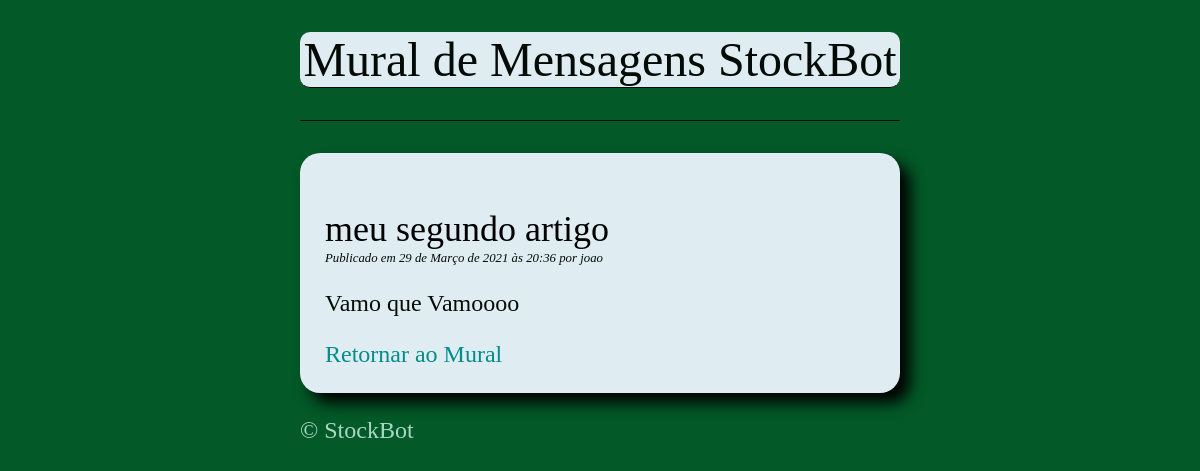
/blog/meu-segundo-artigo/, run on the app's committed database.
### blog/models.py (models this page shows, shortened)
class Post(models.Model): #subclass da Model o nome é post pois haverão postagens
    title = models.CharField(max_length=255) # Todo post necessita um Título e o maximo serão 255 caracteres
    slug = models.SlugField(max_length=255, unique = True) # é o texto na url dos posts, por exemplo www.meusite.com/blog/ (o que estiver no slug) e ele será unico e não se repete na tabela
    author = models.ForeignKey(User, on_delete=models.CASCADE) #autor do post, o propio User ja vem com varias funções como nome , lastname, email , etc. many to one => um autor pdoe escrever varios posts e se usuário for excluído , os posts são deletados, como é um texto , não tem limite , diferente do titulo
    body = models.TextField()
    created = models.DateTimeField(auto_now_add=True) #essa tabela ira adicionar exatamente a hora que foi adicionado o post
    updated = models.DateTimeField(auto_now=True) # nesse caso a cada modificação no artigo, ele irá atualizar automaticamente.
    class Meta:
        ordering = ("-created",)

### blog/views.py (the view)
# urls.py: path("<slug:slug>/", views.PostDetailView.as_view(), name="detail"),
class PostDetailView(DetailView):
    model = Post

### blog/templates/blog/post_detail.html (shortened to what this page needs)
{% extends "blog/base.html" %}
{% block content %}
     <h2> {{ post.title}}</h2>
        <p class="date">
            Publicado em {{ post.created }} por {{ post.author}}
        </p>
        {{ post.body|linebreaks }}
        <a href="http://127.0.0.1:8000/blog/" > Retornar ao Mural</a>
{% endblock %}

### blog/static/css/blog.css (style rules this page uses)
body { margin: 0 25%; font-family: Verdana; font-size: 1.5rem; color: #040a05; background-color: #035928; }
h2 { color: #000000; font-weight: normal; margin-bottom: 1px; }
a { color:#038C8C; text-decoration:none; }
p.date { font-size: 0.8rem; font-style: italic; margin-top: 1px; }

### data on the page
Post: title "meu segundo artigo", created "29 de Março de 2021 às 20:36", author "joao", body "Vamo que Vamoooo"
